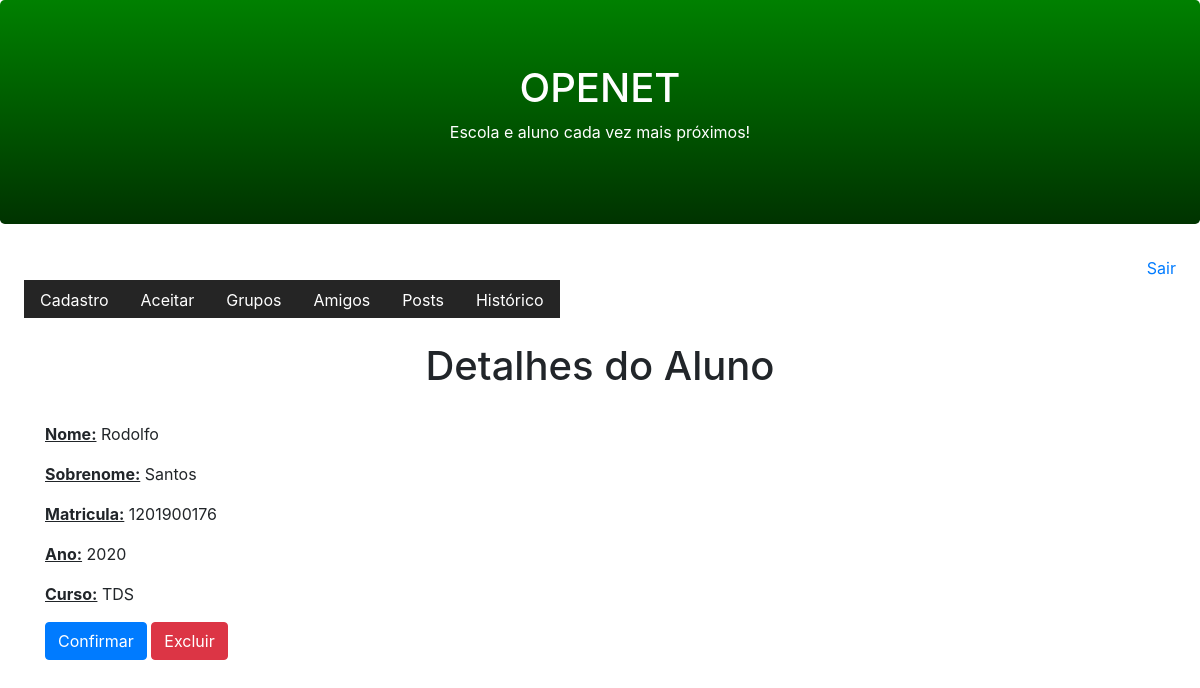
Screenshot of /aluno/detail/1/ with the database file from the repository.
### core/models.py (models this page shows)
class User(AbstractUser):
    matricula = models.CharField(max_length=100)
    ano = models.IntegerField(blank=True, null=True)
    curso = models.CharField(max_length=100)
    ativo = models.BooleanField(default=False)

### core/views.py (the view)
# urls.py: path('aluno/detail/<slug:id>/', views.user_detail),
def user_detail(request, id):
    user = User.objects.get(id=id)
    return render(request, 'accept2.html', {'user':user})

### core/templates/accept2.html (shortened to what this page needs)
{% extends "model-page.html" %}
{% block content %}
    <h1 class="text-center">Detalhes do Aluno</h1>
    <br>
<div class="container">
    <div class="row">
        <div class="col-sm-12 col-md-12 col-lg-8">
            <p><u><b>Nome:</b></u> {{ user.first_name }}</p>
            <p><u><b>Sobrenome:</b></u> {{ user.last_name }}</p>
            <p><u><b>Matricula:</b></u> {{ user.matricula }}</p>
            <p><u><b>Ano:</b></u> {{ user.ano }}</p>
            <p><u><b>Curso:</b></u> {{ user.curso }}</p>
            <a href="/user/accept/admin/{{ user.id }}/">
              <button type="button" class="btn btn-primary">Confirmar</button>
            </a>
            <button type="button" class="btn btn-danger" data-toggle="modal" data-target="#modal_confirm">Excluir</button>
        </div>
    </div>
</div>
{% endblock %}

### rows the page displays
User: first_name "Rodolfo", last_name "Santos", matricula "1201900176", ano "2020", curso "TDS"
